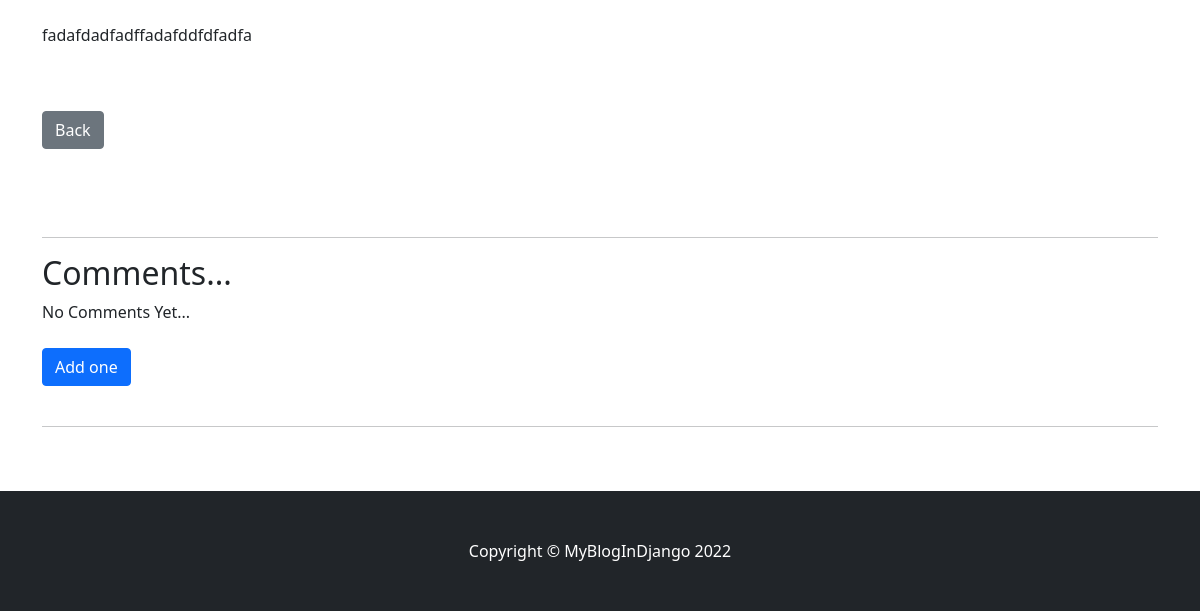
The page /pages/post/2 (lower part) on the database as committed earlier.
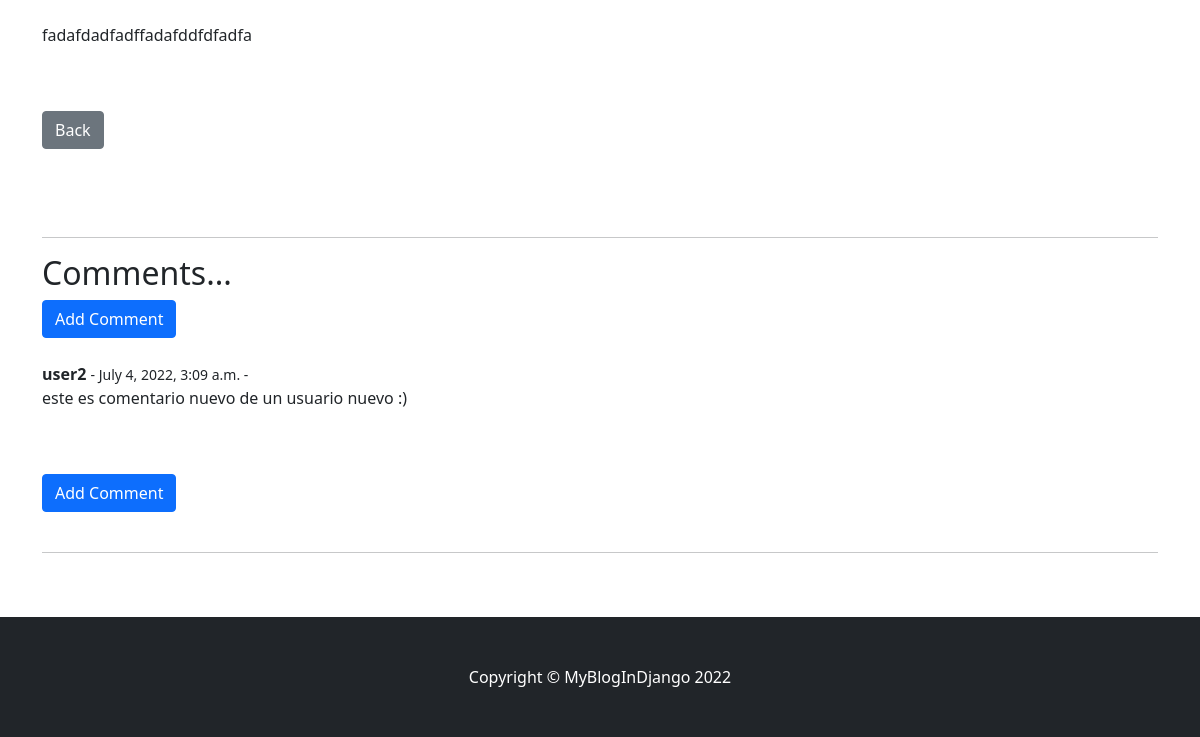
The same page on the database as committed later.
### message/models.py (models this page shows, shortened)
class Comment(models.Model):
    post = models.ForeignKey(Post, related_name="comments", on_delete=models.CASCADE)
    author = models.ForeignKey(User, null=True, on_delete=models.CASCADE)
    body = RichTextField(blank=True, null=True)
    date_added = models.DateTimeField(auto_now_add=True)

### pages/views.py (the view)
# urls.py: path('post/<int:pk>', views.PostDetailView.as_view(), name='post-detail'),
class PostDetailView(DetailView):
    model= Post
    template_name= 'pages/post_details.html'

### pages/templates/pages/post_details.html (shortened to what this page needs)
{% extends "home/index.html" %}
{% load static %}
{% block blog_project_content %}
<div class="container">
    <br>
    <br>
    {{ post.body | safe }}
    <br>
    <br>
    <a class="btn btn-secondary" href="{% url 'page:post-list' %}" role="button">Back</a>
    <br>
    <br>
    <br>
    <br>
    <hr>
    <h2>Comments...</h2>
    {% if not post.comments.all %}
        No Comments Yet...
        <br>
        <br>
        <a class="btn btn-primary" href="{% url 'message:add-comment' post.id %}" role="button">Add one</a>
    {% else %}
        <a class="btn btn-primary" href="{% url 'message:add-comment' post.id %}" role="button">Add Comment</a>
        {% for comment in post.comments.all %}
            <strong>
                {{ comment.author }}
            </strong>
            <small> - {{ comment.date_added }} -
            </small>
            <br>
                {{ comment.body | safe }}
            <br>
            <br>
        {% endfor %}
        <a class="btn btn-primary" href="{% url 'message:add-comment' post.id %}" role="button">Add Comment</a>
    {% endif %}
    <hr>
</div>
<br>
<br>
{% endblock %}

Rows that differ between the two databases and show on the page:
added Comment: author "user2", date_added "July 4, 2022, 3:09 a.m.", body "este es comentario nuevo de un usuario nuevo :)"
Other text that changed with them:
text no longer shown: "No Comments Yet... Add one"
text now shown: "Add Comment Add Comment"
